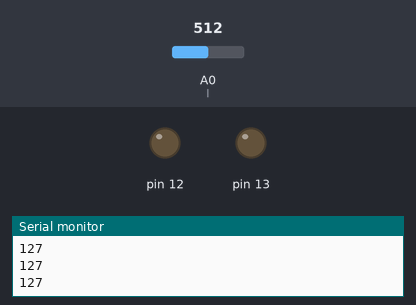
The sketch below on a simulated Arduino Uno, built with avr-gcc and run on an emulated ATmega328P. On the bench: output pins drawn as LEDs (lit = HIGH), the last lines printed to the serial monitor. The inputs (shaded band) are chosen by the test bench; at power-on: A0 (l) = 512.

Above: at 1.2 s.
1.3 s: A0 (l) set to 522
At 2.2 s:
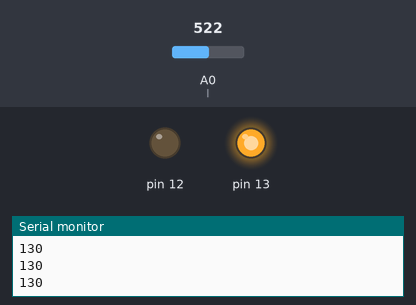
2.8 s: A0 (l) set to 511
At 3.5 s:
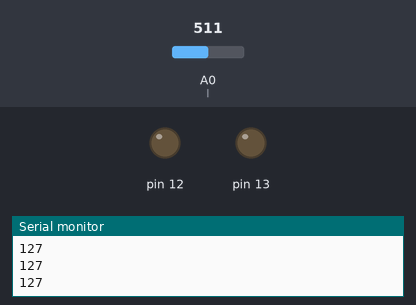
4.3 s: A0 (l) set to 716
At 5.7 s:
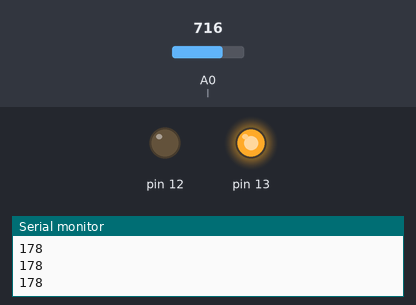
Timing chart, 0 to 7.3 s (numbered marks = the images above; inputs shaded):
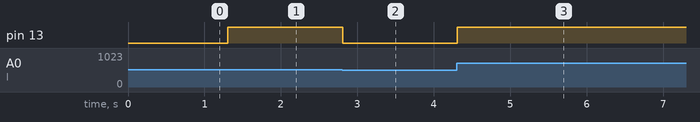

The sketch:

MOTOR.ino
```cpp
int l=A0;
int p;
void setup() {
  // initialize digital pin 13 as an output.
  pinMode(13, OUTPUT);
    pinMode(12, OUTPUT);
    pinMode(l,INPUT);
Serial.begin(9600);
}

// the loop function runs over and over again forever
void loop() {
  p=analogRead(l);
  int x= map(p, 0,1023,0,255);
  Serial.println(x);

  if(x<500)
  {analogWrite(13,x);
  digitalWrite(12,LOW);}
  else
  {analogWrite(12,x);
  digitalWrite(13,LOW);}

}
```

Measured:
- the behaviour switches between 513 and 514 on A0 (l) (found by bisection; images 0 and 1)
- after the input at 1.3 s, pin 13: LOW → HIGH at once
- after the input at 2.8 s, pin 13: HIGH → LOW at once
- after the input at 4.3 s, pin 13: LOW → HIGH at once
